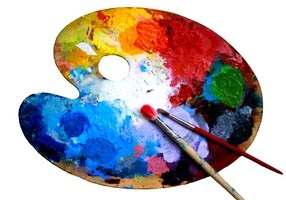
#> input picture img/default-image.jpg, 286 x 200 px; its folder holds only this picture in this run
$ python -i colour_palette.py   (imports and definitions only)   (older library calls are emulated)
#> lines starting #> are read from the running program, lines starting #| are printed output that depends on the picture
''' COLOUR PALETTE LIBRARY
    ----------------------
    @author: F. Javier Muñoz Navarro, 2021
    CEO & Founder at Saoi Tech Solutions

    Follow us on LinkedIn: https://www.facebook.com/saoitech
    Follow me on Github: https://github.com/javiermunooz
    ----------------------

    @description: This simple Python library provides a colour palette for any given JPEG
    or PNG image. This is achieved by reducing the number of colours in an image via
    KMeans clustering.

    @usage:

    cp = ColourPalette(path='my_image.jpg', num_clusters=5)
    codes, counts = cp.colour_palette()
'''

import binascii
import errno
import imghdr
from itertools import islice
import operator
import os
import shutil

import instaloader
import numpy as np
from PIL import Image
import scipy.cluster
import scipy.misc
from sklearn.cluster import KMeans

class ColourPalette:

    def __init__(self, path, num_clusters=5, instagram=False, user=None, password=None, num_images=9):
        ''' Constructor
        '''
        self.path = path
        self.num_clusters = num_clusters
        self.instagram = instagram
        self.user = user
        self.password = password
        self.num_images = num_images

    def _from_instagram(self):
        ''' Downloads [num_images] latest images from an instagram profile.
        User and password may be needed to download pictures from private profiles.
        '''
        if not self.instagram:
            raise Exception("_from_instagram() cannot be invoked with current context. Set instagram=True.")

        # Get instance
        L = instaloader.Instaloader(save_metadata=False, download_comments=False, post_metadata_txt_pattern="")

        # If credentials were provided, login to Instagram
        if self.user is not None and self.password is not None:
            L.login(self.user, self.password)

        # Creates a profile object for the specified target
        profile = instaloader.Profile.from_username(L.context, self.path)

        # Adjusting the number of downloadable images
        post_iter = profile.get_posts()

        # Delete contents of ./tmp directory in case it exists
        self.path = "tmp"
        if os.path.isdir('./tmp'):
            shutil.rmtree('./tmp')

        # Downloading only [num_images] images
        for post in islice(post_iter, self.num_images):
            L.download_post(post, "tmp")

    def _read_image(self, img=None):
        ''' Reads and reshapes an image
        '''
        if img is None:
            path = self.path
        else:
            path = img

        im = Image.open(path)
#> im is the input picture: PIL image 286x200 RGB; mean R, G, B 173.6, 166.7, 170.8
        im = im.resize((150,150)) # Improves efficiency
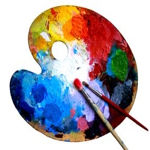
#> im: PIL image 150x150 RGB; mean R, G, B 173.6, 166.7, 170.8
        ar = np.asarray(im)
        shape = ar.shape
#> shape = (150, 150, 3)
        ar = ar.reshape(np.product(shape[:2]), shape[2]).astype(float)
        return ar

    def _clusterize(self, num_clusters=5):
        ''' KMeans clustering to reduce the number of colours to num_clusters
        '''
        start = True

        ''' Checks if the provided path is a directory or a file
        If it is a directory, all images are processed
        '''
        if os.path.isdir(self.path):
            for img in os.listdir(self.path):
                img = os.path.join(self.path,img)

                # Check if it is a proper image
                if imghdr.what(img) not in ['jpg', 'jpeg', 'png']:
                    continue

                ar_prov = self._read_image(img=img)

                if start:
                    # Initializing the multiple-image array
                    ar = ar_prov
                    start = False
                else:
                    # Concatenate all images
                    ar = np.concatenate((ar, ar_prov), axis=0)

        elif os.path.isfile(self.path):
            # Check if file is a valid image
            if imghdr.what(self.path) not in ['jpg', 'jpeg', 'png']:
                raise Exception(self.path + 'is not a valid image!')

            ar = self._read_image()
        else:
            # Raising an error in case such file was not found
            raise FileNotFoundError(errno.ENOENT, os.strerror(errno.ENOENT), self.path)

        # Clustering images by colour
        codes, dist = scipy.cluster.vq.kmeans(ar, self.num_clusters)
#> codes = [[171.7, 175.7, 196.6], [37.26, 34.15, 41.93], [24.99, 115.1, 205.5], [252.6, 253, 252.6], [190.1, 91.07, 37.6]]; dist = 37.72
        vecs, dist = scipy.cluster.vq.vq(ar, codes)
        counts, bins = np.histogram(vecs, len(codes))
#> counts = [1881, 3582, 2662, 10396, 3979]; bins = [0, 0.8, 1.6, 2.4, 3.2, 4]
        return codes, counts

    def most_common(self):
        ''' Returns current image's most common colour
        '''
        codes, counts = self._clusterize()
#> counts = [1881, 3582, 2662, 10396, 3979]
        index_max = np.argmax(counts) # finds most frequent
#> index_max = 3
        peak = codes[index_max]
#> peak = [252.6, 253, 252.6]
        colour = binascii.hexlify(bytearray(int(c) for c in peak)).decode('ascii')
#> colour = 'fcfcfc'
        return peak, colour

    def colour_palette(self):
        ''' Returns current image's colour palette
        '''
        if self.instagram:
            self._from_instagram()

        codes, counts = self._clusterize()
        # Sorts all colours by appearance count
        codes = [k for k, v in sorted(zip(codes, counts), key=operator.itemgetter(1))][::-1]
        counts = np.sort(counts)[::-1]

        return codes, counts

>>> result = ColourPalette('img/default-image.jpg').most_common()
#> result = ([252.6, 253, 252.6], 'fcfcfc')
